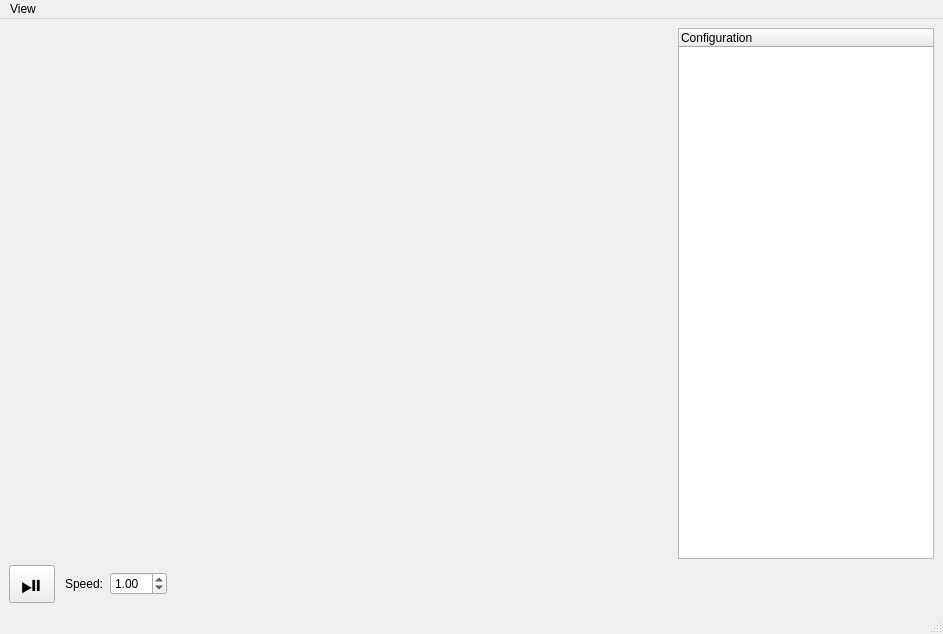
<?xml version="1.0" encoding="UTF-8"?>
<ui version="4.0">
 <class>SimplesimClient</class>
 <widget class="QMainWindow" name="SimplesimClient">
  <property name="geometry">
   <rect>
    <x>0</x>
    <y>0</y>
    <width>943</width>
    <height>634</height>
   </rect>
  </property>
  <property name="windowTitle">
   <string>RoFI SimpleSim</string>
  </property>
  <widget class="QWidget" name="centralwidget">
   <layout class="QGridLayout" name="gridLayout" columnstretch="50,200,0" columnminimumwidth="50,200,50">
    <item row="1" column="1">
     <layout class="QHBoxLayout" name="horizontalLayout" stretch="1,1,20">
      <property name="spacing">
       <number>6</number>
      </property>
      <property name="rightMargin">
       <number>0</number>
      </property>
      <item>
       <widget class="QLabel" name="label">
        <property name="text">
         <string>Speed:</string>
        </property>
       </widget>
      </item>
      <item>
       <widget class="QDoubleSpinBox" name="doubleSpinBox">
        <property name="maximum">
         <double>10.000000000000000</double>
        </property>
        <property name="singleStep">
         <double>0.250000000000000</double>
        </property>
        <property name="value">
         <double>1.000000000000000</double>
        </property>
       </widget>
      </item>
      <item>
       <spacer name="horizontalSpacer">
        <property name="orientation">
         <enum>Qt::Horizontal</enum>
        </property>
        <property name="sizeHint" stdset="0">
         <size>
          <width>500</width>
          <height>20</height>
         </size>
        </property>
       </spacer>
      </item>
     </layout>
    </item>
    <item row="0" column="2">
     <widget class="QTreeWidget" name="treeWidget">
      <column>
       <property name="text">
        <string>Configuration</string>
       </property>
      </column>
     </widget>
    </item>
    <item row="1" column="0">
     <widget class="QToolButton" name="pauseButton">
      <property name="font">
       <font>
        <pointsize>20</pointsize>
       </font>
      </property>
      <property name="text">
       <string>⏯</string>
      </property>
      <property name="iconSize">
       <size>
        <width>16</width>
        <height>16</height>
       </size>
      </property>
     </widget>
    </item>
    <item row="0" column="0" colspan="2">
     <widget class="QVTKWidget" name="widget" native="true">
      <property name="minimumSize">
       <size>
        <width>484</width>
        <height>512</height>
       </size>
      </property>
      <property name="baseSize">
       <size>
        <width>0</width>
        <height>0</height>
       </size>
      </property>
     </widget>
    </item>
   </layout>
  </widget>
  <widget class="QMenuBar" name="menubar">
   <property name="geometry">
    <rect>
     <x>0</x>
     <y>0</y>
     <width>943</width>
     <height>22</height>
    </rect>
   </property>
   <widget class="QMenu" name="menuView">
    <property name="title">
     <string>View</string>
    </property>
    <widget class="QMenu" name="menuCamera_settings">
     <property name="title">
      <string>Camera settings</string>
     </property>
     <addaction name="centerSelected"/>
    </widget>
    <addaction name="changeColor"/>
    <addaction name="menuCamera_settings"/>
   </widget>
   <addaction name="menuView"/>
  </widget>
  <widget class="QStatusBar" name="statusbar"/>
  <action name="changeColor">
   <property name="text">
    <string>Change module color</string>
   </property>
  </action>
  <action name="centerSelected">
   <property name="checkable">
    <bool>true</bool>
   </property>
   <property name="checked">
    <bool>false</bool>
   </property>
   <property name="enabled">
    <bool>true</bool>
   </property>
   <property name="text">
    <string>Center selected module</string>
   </property>
  </action>
 </widget>
 <customwidgets>
  <customwidget>
   <class>QVTKWidget</class>
   <extends>QWidget</extends>
   <header>QVTKWidget.h</header>
   <container>1</container>
  </customwidget>
 </customwidgets>
 <resources/>
 <connections/>
</ui>
